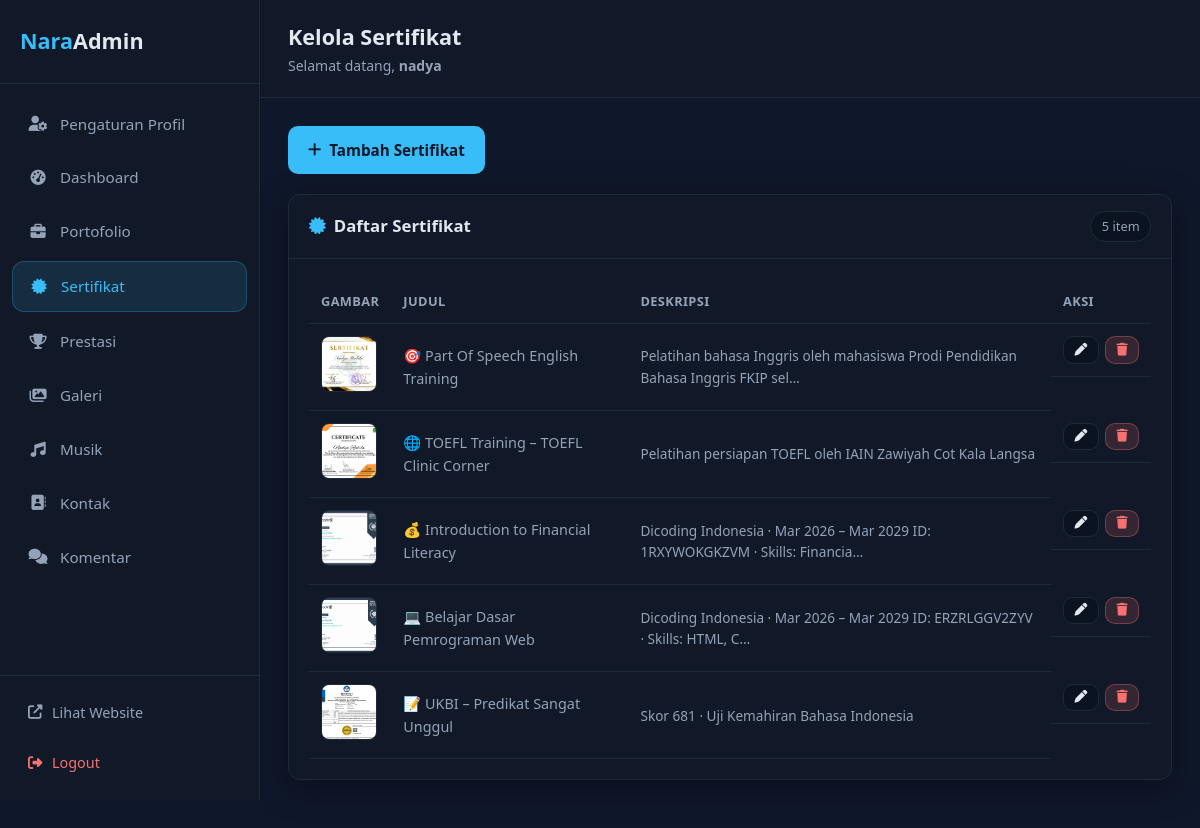
The page /admin/certifications/index.php (signed in) on the database its author committed.
### tables this page shows
CREATE TABLE `certifications` (
  `id` int(10) UNSIGNED NOT NULL,
  `title` varchar(255) NOT NULL,
  `description` text NOT NULL,
  `image` varchar(500) NOT NULL DEFAULT '',
  `created_at` timestamp NOT NULL DEFAULT current_timestamp()
);

### admin/includes/init.php (called while the page is built, shortened)
<?php
require_once __DIR__ . '/auth.php';
function adminBaseUrl(): string
{
    static $base = null;
    if ($base !== null) {
        return $base;
    }
    $docRoot = str_replace('\\', '/', realpath($_SERVER['DOCUMENT_ROOT']) ?: '');
    $adminDir = str_replace('\\', '/', realpath(ADMIN_FS_PATH) ?: ADMIN_FS_PATH);
    $base = rtrim(str_replace($docRoot, '', $adminDir), '/');
    return $base;
}
function adminUrl(string $path = ''): string
{
    $path = ltrim($path, '/');
    $base = adminBaseUrl();
    return $path === '' ? $base : $base . '/' . $path;
}
function adminAsset(string $path): string
{
    return adminUrl('assets/' . ltrim($path, '/'));
}

### includes/functions.php (called while the page is built, shortened)
<?php
function e(?string $value): string
{
    return htmlspecialchars((string) $value, ENT_QUOTES, 'UTF-8');
}

### admin/includes/auth.php (called while the page is built, shortened)
<?php
function currentAdminUsername(): string
{
    return (string) ($_SESSION[ADMIN_USERNAME_KEY] ?? '');
}

### includes/pagination.php (called while the page is built, shortened)
<?php
function paginateTable(string $table, int $page = 1, int $perPage = 5, string $orderSql = 'created_at DESC, id DESC'): array
{
    $page = max(1, $page);
    $pdo = getDBConnection();
    $total = (int) $pdo->query("SELECT COUNT(*) FROM `{$table}`")->fetchColumn();
    $totalPages = max(1, (int) ceil($total / $perPage));
    $page = min($page, $totalPages);
    $offset = ($page - 1) * $perPage;
    $stmt = $pdo->prepare("SELECT * FROM `{$table}` ORDER BY {$orderSql} LIMIT :limit OFFSET :offset");
    $stmt->bindValue(':limit', $perPage, PDO::PARAM_INT);
    $stmt->bindValue(':offset', $offset, PDO::PARAM_INT);
    $stmt->execute();
    return [
        'items'       => $stmt->fetchAll(),
        'total'       => $total,
        'page'        => $page,
        'per_page'    => $perPage,
        'total_pages' => $totalPages,
    ];
}

### includes/certifications.php (called while the page is built, shortened)
<?php
function getCertificationsPaginated(int $page = 1, int $perPage = CERTIFICATIONS_PER_PAGE): array
{
    return paginateTable('certifications', $page, $perPage);
}

### admin/certifications/index.php (the view, shortened to what this page needs)
<?php
require_once dirname(__DIR__) . '/includes/init.php';
$pageTitle = 'Kelola Sertifikat';
$activePage = 'certifications';
$page = max(1, (int) ($_GET['page'] ?? 1));
$result = getCertificationsPaginated($page);
require dirname(__DIR__) . '/partials/layout-start.php';
?>
<div class="page-actions">
    <a href="<?= e(adminUrl('certifications/create.php')) ?>" class="btn btn-primary">
        <i class="fas fa-plus"></i> Tambah Sertifikat
    </a>
</div>
<div class="panel-card">
    <div class="panel-header panel-header-flex">
        <h2><i class="fas fa-certificate"></i> Daftar Sertifikat</h2>
        <span class="badge-count"><?= (int) $result['total'] ?> item</span>
    </div>
    <div class="panel-body table-responsive">
        <?php if ($result['items'] === []): ?>
            <p class="text-muted">Belum ada data.</p>
        <?php else: ?>
            <table class="admin-table">
                <thead>
                    <tr><th>Gambar</th><th>Judul</th><th>Deskripsi</th><th>Aksi</th></tr>
                </thead>
                <tbody>
                    <?php foreach ($result['items'] as $item): ?>
                    <tr>
                        <td><img src="<?= e('../../' . ltrim((string) $item['image'], '/')) ?>" alt="" class="table-thumb"></td>
                        <td><?= e((string) $item['title']) ?></td>
                        <td class="small text-muted"><?php $d = (string) $item['description']; echo e(strlen($d) > 80 ? substr($d, 0, 80) . '…' : $d); ?></td>
                        <td class="table-actions">
                            <a href="<?= e(adminUrl('certifications/edit.php?id=' . (int) $item['id'])) ?>" class="btn btn-sm btn-secondary"><i class="fas fa-pen"></i></a>
                            <form method="post" action="<?= e(adminUrl('certifications/delete.php')) ?>" class="inline-form" onsubmit="return confirm('Hapus sertifikat ini?');">
                                <button type="submit" class="btn btn-sm btn-danger"><i class="fas fa-trash"></i></button>
                            </form>
                        </td>
                    </tr>
                    <?php endforeach; ?>
                </tbody>
            </table>
        <?php endif; ?>
    </div>
</div>
<?php require dirname(__DIR__) . '/partials/layout-end.php'; ?>

### admin/partials/layout-start.php (shortened to what this page needs)
<?php
$pageTitle = $pageTitle ?? 'Dashboard';
$activePage = $activePage ?? 'dashboard';
?>
<!DOCTYPE html>
<html lang="id">
<head>
    <link rel="stylesheet" href="https://cdnjs.cloudflare.com/ajax/libs/font-awesome/6.5.0/css/all.min.css">
    <link rel="stylesheet" href="<?= e(adminAsset('css/admin.css')) ?>">
</head>
<body class="admin-body">
    <div class="admin-wrapper">
        <?php require __DIR__ . '/sidebar.php'; ?>
        <div class="admin-main">
            <header class="admin-topbar">
                <div class="topbar-title">
                    <h1><?= e($pageTitle) ?></h1>
                    <p>Selamat datang, <strong><?= e(currentAdminUsername()) ?></strong></p>
                </div>
            </header>
            <main class="admin-content">

### admin/partials/sidebar.php (shortened to what this page needs)
<?php
$activePage = $activePage ?? 'dashboard';
$menu = [
    ['id' => 'profile-settings', 'label' => 'Pengaturan Profil', 'icon' => 'fa-user-cog',    'url' => adminUrl('profile-settings/index.php')],
    ['id' => 'dashboard',       'label' => 'Dashboard',       'icon' => 'fa-gauge-high',    'url' => adminUrl('dashboard.php')],
    ['id' => 'portfolio',       'label' => 'Portofolio',      'icon' => 'fa-briefcase',     'url' => adminUrl('portfolio/index.php')],
    ['id' => 'certifications',  'label' => 'Sertifikat',      'icon' => 'fa-certificate',   'url' => adminUrl('certifications/index.php')],
    ['id' => 'achievements',    'label' => 'Prestasi',        'icon' => 'fa-trophy',        'url' => adminUrl('achievements/index.php')],
    ['id' => 'gallery',         'label' => 'Galeri',          'icon' => 'fa-images',        'url' => adminUrl('gallery/index.php')],
    ['id' => 'music',           'label' => 'Musik',           'icon' => 'fa-music',         'url' => adminUrl('music/index.php')],
    ['id' => 'contacts',        'label' => 'Kontak',          'icon' => 'fa-address-book',  'url' => adminUrl('contacts/index.php')],
    ['id' => 'comments',        'label' => 'Komentar',        'icon' => 'fa-comments',      'url' => adminUrl('comments/index.php')],
];
?>
<aside class="admin-sidebar" id="adminSidebar">
    <div class="sidebar-brand">
        <a href="<?= e(adminUrl('dashboard.php')) ?>">
            <span class="brand-accent">Nara</span>Admin
        </a>
    </div>
    <nav class="sidebar-nav">
        <?php foreach ($menu as $menuItem): ?>
            <?php
            $isActive = $activePage === $menuItem['id'];
            $classes = 'nav-item' . ($isActive ? ' active' : '');
            ?>
            <a href="<?= e($menuItem['url']) ?>" class="<?= e($classes) ?>">
                <i class="fas <?= e($menuItem['icon']) ?>"></i>
                <span><?= e($menuItem['label']) ?></span>
            </a>
        <?php endforeach; ?>
    </nav>
    <div class="sidebar-footer">
        <a href="<?= e(dirname(adminBaseUrl())) ?>/index.php" target="_blank" class="sidebar-link-out">
            <i class="fas fa-external-link-alt"></i> Lihat Website
        </a>
        <a href="<?= e(adminUrl('auth/logout.php')) ?>" class="sidebar-logout">
            <i class="fas fa-right-from-bracket"></i> Logout
        </a>
    </div>
</aside>

### admin/partials/layout-end.php (shortened to what this page needs)
            </main>
        </div>
    </div>
</body>
</html>

### rows shown on the page
certifications: image (picture), title "🎯 Part Of Speech English Training", description "Pelatihan bahasa Inggris oleh mahasiswa Prodi Pendidikan Bahasa Inggris FKIP sel…"
certifications: image (picture), title "🌐 TOEFL Training – TOEFL Clinic Corner", description "Pelatihan persiapan TOEFL oleh IAIN Zawiyah Cot Kala Langsa"
certifications: image (picture), title "💰 Introduction to Financial Literacy", description "Dicoding Indonesia · Mar 2026 – Mar 2029 ID: 1RXYWOKGKZVM · Skills: Financia…"
certifications: image (picture), title "💻 Belajar Dasar Pemrograman Web", description "Dicoding Indonesia · Mar 2026 – Mar 2029 ID: ERZRLGGV2ZYV · Skills: HTML, C…"
certifications: image (picture), title "📝 UKBI – Predikat Sangat Unggul", description "Skor 681 · Uji Kemahiran Bahasa Indonesia"

### other values the page prints
$menuItem['label'] "Pengaturan Profil"
$menuItem['label'] "Dashboard"
$menuItem['label'] "Portofolio"
$menuItem['label'] "Sertifikat"
$menuItem['label'] "Prestasi"
$menuItem['label'] "Galeri"
$menuItem['label'] "Musik"
$menuItem['label'] "Kontak"
$menuItem['label'] "Komentar"
$pageTitle "Kelola Sertifikat"
currentAdminUsername() "nadya"
$result['total'] "5"
